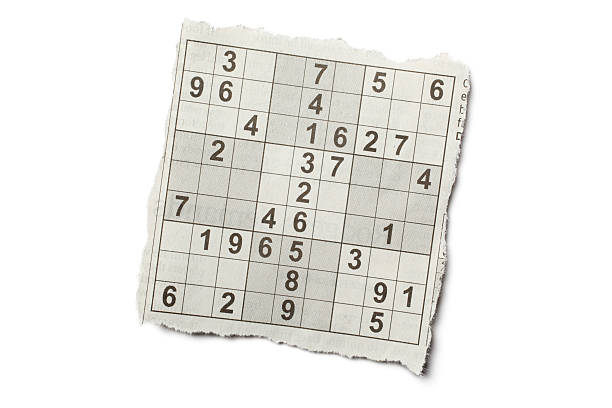
#> input picture cv/sample/image4.jpg, 612 x 408 px
$ jupyter execute --allow-errors sudoku.ipynb
#> lines starting #> are read from the running program, lines starting #| are printed output that depends on the picture; after the words box and inside, x2 and y2 are one past the last pixel; in counts of white or black regions, pixels touching at a corner belong together
# Import & Utility

[cell 1]
import cv2
import numpy as np
import matplotlib.pyplot as plt
from pathlib import Path

def show(img, title=None, cmap=None):
    plt.figure(figsize=(5,5))
    if img.ndim == 2:
        plt.imshow(img, cmap=cmap if cmap else 'gray')
    else:
        img_rgb = cv2.cvtColor(img, cv2.COLOR_BGR2RGB)
        plt.imshow(img_rgb)
    if title:
        plt.title(title)
    plt.axis('off')
    plt.show()

## 1) Load Image

[cell 2]
IMAGE_PATH = "sample/image4.jpg"


MAX_SIDE = 1600

img = cv2.imread(IMAGE_PATH)
#> img is the input picture: shape (408, 612, 3); mean B, G, R 232, 235.4, 236.1
assert img is not None, f"Could not read image at {IMAGE_PATH}. Please set IMAGE_PATH correctly."

h, w = img.shape[:2]
#> h = 408; w = 612
scale = min(1.0, MAX_SIDE / max(h, w))
#> scale = 1
if scale < 1.0:
    img = cv2.resize(img, (int(w*scale), int(h*scale)), interpolation=cv2.INTER_AREA)

show(img, "Original (possibly downscaled)")

## 2) Preprocess

[cell 3]
gray = cv2.cvtColor(img, cv2.COLOR_BGR2GRAY)
blur = cv2.GaussianBlur(gray, (7,7), 0)

th = cv2.adaptiveThreshold(blur, 255, cv2.ADAPTIVE_THRESH_GAUSSIAN_C,
                           cv2.THRESH_BINARY, 11, 2)
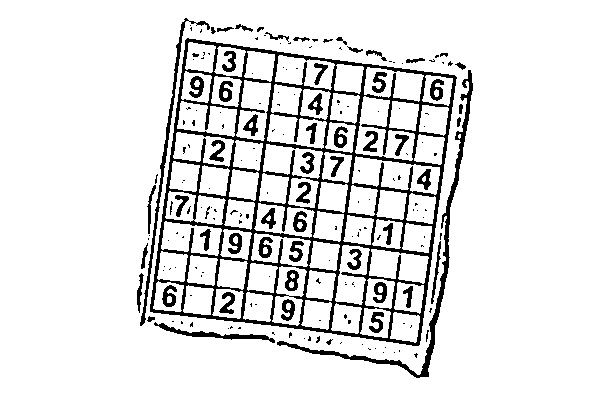
#> th: shape (408, 612); 89.6% white; 196 black regions (135 under 20 px), largest, box (x1, y1, x2, y2) and area: (150, 38, 457, 346) 15289, (277, 70, 473, 378) 2155, (140, 18, 210, 326) 1039
th_inv = cv2.bitwise_not(th)

edges = cv2.Canny(blur, 50, 150)
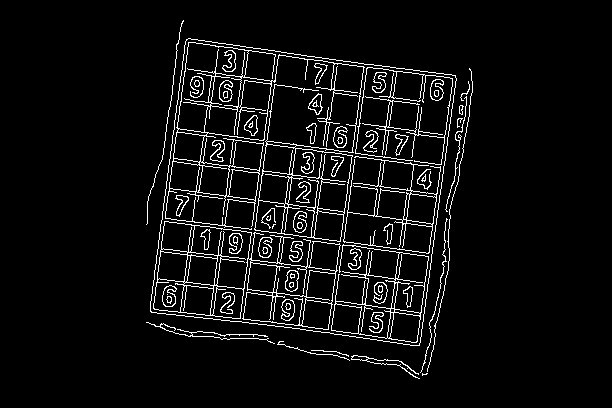
#> edges: shape (408, 612); 5.5% white in thin lines or dots, all inside (x1, y1, x2, y2) = (146, 20, 473, 379)

show(gray, "Grayscale")
show(th_inv, "Adaptive Threshold (inverted)")
show(edges, "Edges (Canny)")

## 3) Find the puzzle

[cell 4]
def order_points(pts):
    s = pts.sum(axis=1)
    diff = np.diff(pts, axis=1).reshape(-1)
    tl = pts[np.argmin(s)]
    br = pts[np.argmax(s)]
    tr = pts[np.argmin(diff)]
    bl = pts[np.argmax(diff)]
    return np.array([tl,tr,br,bl], dtype=np.float32)

def find_puzzle_corners(bin_img):
    contours, _ = cv2.findContours(bin_img, cv2.RETR_EXTERNAL, cv2.CHAIN_APPROX_SIMPLE)
#> contours = 68 contours, 49 with area under 20; largest, box (x1, y1, x2, y2) and area: (150, 38, 457, 346) 73998, (277, 70, 473, 378) 1673, (140, 18, 210, 326) 702, (154, 322, 275, 343) 397, (431, 241, 441, 304) 102
    if not contours:
        return None
    contours = sorted(contours, key=cv2.contourArea, reverse=True)
    for cnt in contours:
        peri = cv2.arcLength(cnt, True)
        approx = cv2.approxPolyDP(cnt, 0.02 * peri, True)
        if len(approx) == 4:
            pts = approx.reshape(4,2).astype(np.float32)
            return order_points(pts)
#> this loop made 1 pass
#> (peri, pts, s in order_points, diff in order_points) on pass 1: (1139.3, [[187, 38], [150, 311], [418, 345], [456, 77]], [225, 461, 763, 533], [-149, 161, -73, -379])

    cnt = contours[0]
    peri = cv2.arcLength(cnt, True)
    approx = cv2.approxPolyDP(cnt, 0.02 * peri, True)
    if len(approx) >= 4:
        pts = cv2.convexHull(approx).reshape(-1, 2).astype(np.float32)

        rect = cv2.minAreaRect(pts)
        box = cv2.boxPoints(rect)
        return order_points(box.astype(np.float32))
    return None

corners = find_puzzle_corners(th_inv)
#> corners = [[187, 38], [456, 77], [418, 345], [150, 311]]
assert corners is not None, "Could not find the puzzle boundary"
corners
#> Out = [[187, 38], [456, 77], [418, 345], [150, 311]]

[cell 5]
img_vis = img.copy()
cv2.polylines(img_vis, [corners.astype(int)], True, (0,255,0), 3)
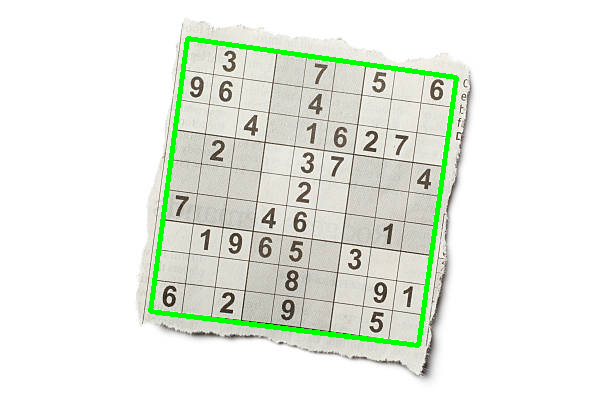
#> img_vis: shape (408, 612, 3); 2.14% of pixels changed, all inside (x1, y1, x2, y2) = (148, 36, 459, 348)
show(img_vis, "Detected puzzle contour")

## 4) Perspective transform

[cell 6]
WARP_SIZE = 900
dst = np.array([[0,0],[WARP_SIZE-1,0],[WARP_SIZE-1,WARP_SIZE-1],[0,WARP_SIZE-1]], dtype=np.float32)
#> dst = [[0, 0], [899, 0], [899, 899], [0, 899]]
M = cv2.getPerspectiveTransform(corners, dst)
#> M = [[3.18, 0.431, -611.1], [-0.46, 3.17, -34.51], [-6e-05, -3.06e-05, 1]]
warped = cv2.warpPerspective(img, M, (WARP_SIZE, WARP_SIZE))

warped_gray = cv2.cvtColor(warped, cv2.COLOR_BGR2GRAY)
warped_blur = cv2.GaussianBlur(warped_gray, (3,3), 0)
warped_th = cv2.adaptiveThreshold(warped_blur, 255, cv2.ADAPTIVE_THRESH_GAUSSIAN_C,
                                  cv2.THRESH_BINARY, 5, 3)
#> warped_th: shape (900, 900); 89.5% white; 1844 black regions (1398 under 20 px), largest, box (x1, y1, x2, y2) and area: (0, 1, 900, 898) 16091, (792, 0, 900, 877) 4048, (0, 499, 393, 797) 3416
warped_bin = cv2.bitwise_not(warped_th)

show(warped, "Warped ")
show(warped_bin, "Binary")

## 5) Grid overlay

[cell 7]
grid_vis = warped.copy()
cell_size = WARP_SIZE // 9
for i in range(10):
    y = i * cell_size
    cv2.line(grid_vis, (0,y), (WARP_SIZE,y), (0,0,255), 1, cv2.LINE_AA)
    x = i * cell_size
    cv2.line(grid_vis, (x,0), (x,WARP_SIZE), (0,0,255), 1, cv2.LINE_AA)
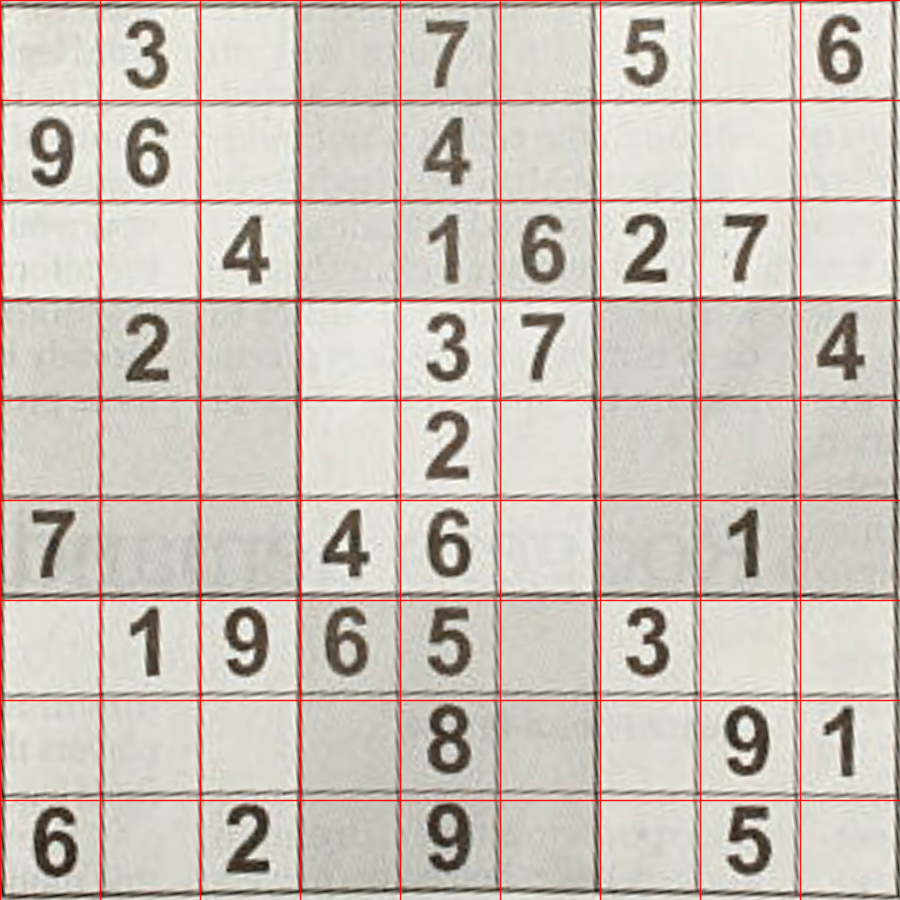
#> grid_vis: shape (900, 900, 3); mean B, G, R 186.2, 195.4, 204.1
show(grid_vis, "Grid overlay (9×9)")

## 6) Extract digits from each cell

[cell 8]
def largest_component_mask(bw):
    num_labels, labels, stats, _ = cv2.connectedComponentsWithStats(bw, connectivity=8)
    if num_labels <= 1:
        return None

    areas = stats[1:, cv2.CC_STAT_AREA]
    idx = 1 + np.argmax(areas)
    mask = (labels == idx).astype(np.uint8) * 255
    return mask

def extract_digit_from_cell(cell_img, empty_threshold=0.08):
    g = cell_img.copy()
    g = cv2.GaussianBlur(g, (3,3), 0)
    g = cv2.morphologyEx(g, cv2.MORPH_OPEN, np.ones((3,3), np.uint8))
    # th = cv2.adaptiveThreshold(g, 255, cv2.ADAPTIVE_THRESH_GAUSSIAN_C,
    #                            cv2.THRESH_BINARY_INV, 11, 6)
    _, th = cv2.threshold(g, 0, 255, cv2.THRESH_BINARY_INV)
    bw = cv2.bitwise_not(th)

    bw = cv2.morphologyEx(bw, cv2.MORPH_OPEN, np.ones((3,3), np.uint8))

    # # If very few foreground pixels, treat as empty
    frac = bw.sum() / 255.0 / bw.size
    if frac < empty_threshold:
        return None

    comp = largest_component_mask(bw)
    if comp is None:
        return None

    # Find bounding box of the largest component
    ys, xs = np.where(comp > 0)
    y0, y1 = ys.min(), ys.max()+1
    x0, x1 = xs.min(), xs.max()+1
    digit = bw[y0:y1, x0:x1]

    # Add padding and normalize to 40x40
    h, w = digit.shape
    side = max(h, w)
    canvas = np.zeros((side, side), dtype=np.uint8)
    y_off = (side - h)//2
    x_off = (side - w)//2
    canvas[y_off:y_off+h, x_off:x_off+w] = digit
    canvas = cv2.copyMakeBorder(canvas, 10, 10, 10, 10, cv2.BORDER_CONSTANT, value=(0,0,0))
    digit_norm = cv2.resize(canvas, (40,40), interpolation=cv2.INTER_AREA)
    return digit_norm

samples = []
pad = 13
for r in range(9):
    for c in range(9):
        y0, y1 = r*cell_size + pad, (r+1)*cell_size - pad
        x0, x1 = c*cell_size + pad, (c+1)*cell_size - pad
        cell = warped_bin[y0:y1, x0:x1]
        d = extract_digit_from_cell(cell)
        if d is not None:
            samples.append(d)
#> this loop made 9 passes
#> pass 1, in extract_digit_from_cell, `_, th = cv2.threshold(g, 0, 255, cv2.THRESH_BINARY_INV)`:
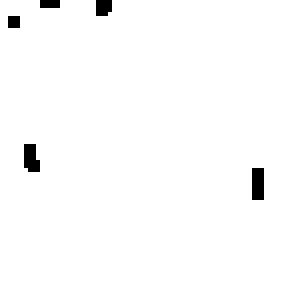
#> th: shape (74, 74) (shown 4 times larger); 98.5% white; 5 black regions (3 under 20 px), largest, box (x1, y1, x2, y2) and area: (63, 42, 66, 50) 24, (6, 36, 10, 43) 23
#> after the loop:
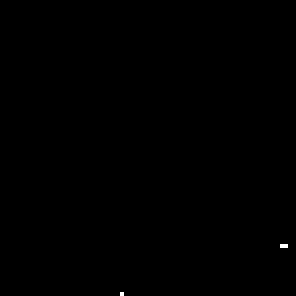
#> cell: shape (74, 74) (shown 4 times larger); 0.05% white in thin lines or dots, all inside (x1, y1, x2, y2) = (30, 61, 72, 74)
#> after the loop, samples = 33 items

cols = 10
#> (the rest of this cell did not finish here and is left out)

## 7) Build Digit template

[cell 9]
def render_digit_templates(size=40):
#> called with size = 40
    templates = {d: [] for d in range(1,10)}
    fonts = [
        cv2.FONT_HERSHEY_DUPLEX,
        cv2.FONT_HERSHEY_TRIPLEX,
        cv2.FONT_HERSHEY_COMPLEX,
        cv2.FONT_HERSHEY_COMPLEX_SMALL
    ]
#> fonts = [2, 4, 3, 5]
    scales = [0.9, 1.0, 1.1, 1.2]
    thicknesses = [1,2,3]
    for d in range(1,10):
        text = str(d)
        for f in fonts:
            for s in scales:
                for t in thicknesses:
                    canvas = np.zeros((size, size), dtype=np.uint8)
                    # get text size
                    (tw, th), _ = cv2.getTextSize(text, f, s, t)
                    x = (size - tw)//2
                    y = (size + th)//2 - 2
                    cv2.putText(canvas, text, (x,y), f, s, 255, t, cv2.LINE_AA)
                    # threshold to binarize
                    _, tmpl = cv2.threshold(canvas, 0, 255, cv2.THRESH_BINARY)
                    templates[d].append(tmpl)
    return templates

templates = render_digit_templates(size=40)
sum(len(v) for v in templates.values())

fig, ax = plt.subplots(1,9, figsize=(20, 5))
for i in range(9):
    tmpl = templates[i+1][12]
    ax[i].imshow(tmpl, cmap='gray')
    ax[i].set_title(f"Sample {i+1}")
    ax[i].axis('off')
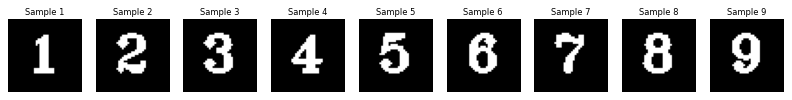
#> figure drawn by matplotlib, 9 panels

## 8) Recognize digits by template matching

[cell 10]
def recognize_digit(digit_img, templates, score_thresh=0.45):
    best_d = None
    best_score = -1.0
    # Ensure binary
    if digit_img.dtype != np.uint8:
        digit_img = digit_img.astype(np.uint8)
    for d, tmpls in templates.items():
        for tmpl in tmpls:
            res = cv2.matchTemplate(digit_img, tmpl, cv2.TM_CCOEFF_NORMED)
            score = float(res.max())
            if score > best_score:
                best_score = score
                best_d = d
    if best_score >= score_thresh:
        return best_d, best_score
    return None, best_score


#> (the rest of this cell did not finish here and is left out)

## 9) Extract the whole puzzle

[cell 11]
grid = np.zeros((9,9), dtype=int)

pad = 13
for r in range(9):
    for c in range(9):
        y0, y1 = r*cell_size + pad, (r+1)*cell_size - pad
        x0, x1 = c*cell_size + pad, (c+1)*cell_size - pad
        cell = warped_bin[y0:y1, x0:x1]
        digit = extract_digit_from_cell(cell)
        if digit is None:
            grid[r, c] = 0
        else:
            val, score = recognize_digit(digit, templates)
            grid[r, c] = int(val) if val is not None else 0
#> this loop made 9 passes
#> pass 1, in extract_digit_from_cell (call 82), `g = cell_img.copy()`:
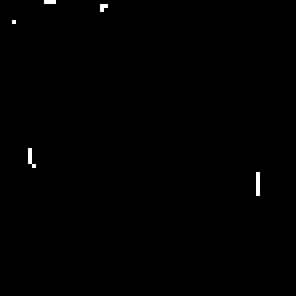
#> g: shape (74, 74) (shown 4 times larger); 0.33% white in thin lines or dots, all inside (x1, y1, x2, y2) = (3, 0, 65, 49)
#> pass 1, in extract_digit_from_cell (call 83), `g = cv2.morphologyEx(g, cv2.MORPH_OPEN, np.ones((3,3), np.uint8))`:
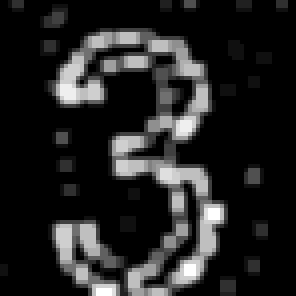
#> g: shape (74, 74) (shown 4 times larger); min 0, max 255, mean 34.8

grid

## 10) Visualize extracted matrix over the rectified board

[cell 12]
overlay = warped.copy()
for r in range(9):
    for c in range(9):
        val = grid[r,c]
        if val != 0:
            text = str(val)
            y = int((r+0.65)*cell_size)
            x = int((c+0.3)*cell_size)
            cv2.putText(overlay, text, (x,y), cv2.FONT_HERSHEY_SIMPLEX,
                        1.3, (255,0,0), 2, cv2.LINE_AA)
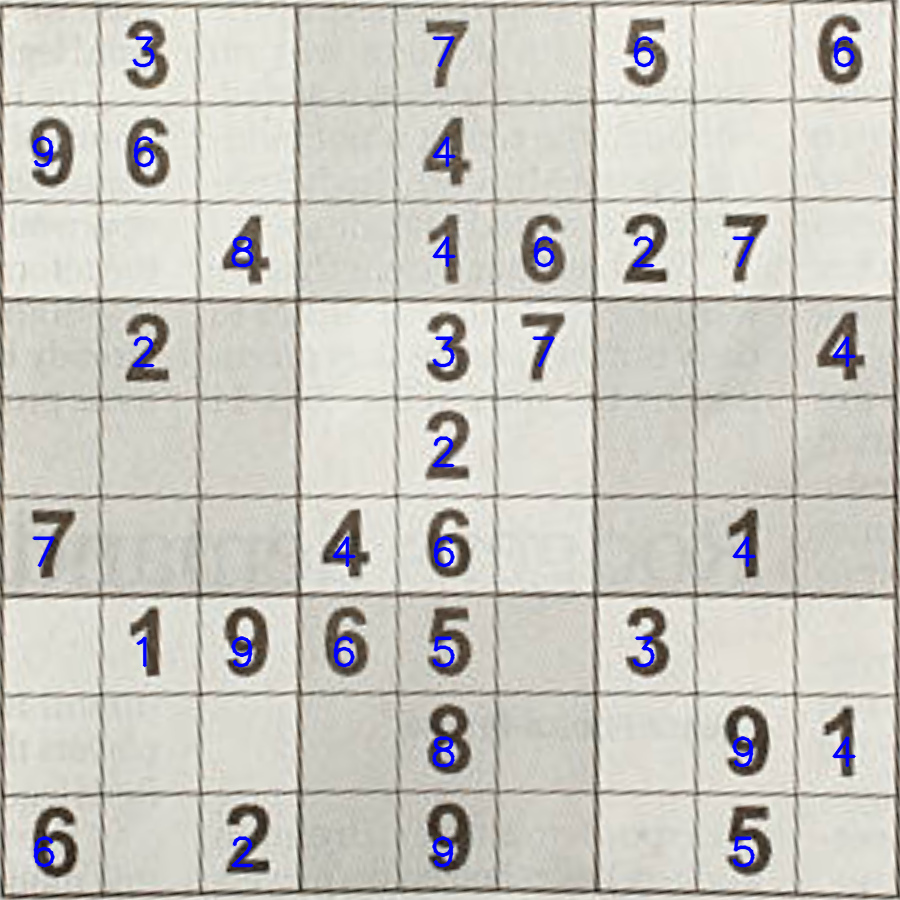
#> overlay: shape (900, 900, 3); mean B, G, R 192.2, 198.9, 200.9

show(overlay, "Recognized digits overlay (green)")
